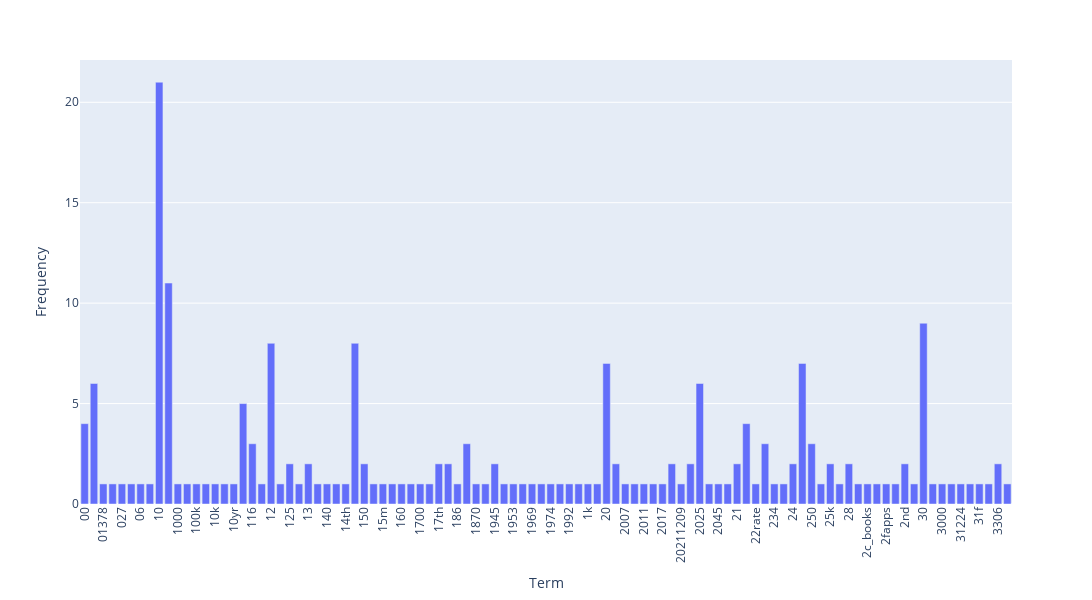

Notebook code for this chart:
### Markdown cell above
### >>> **Exercise 13 (take home):** 
The chart above only contains 300 vocabulary in the documents, and it's already computationally intensive to both compute and visualize. Can you efficiently reduce the number of terms you want to visualize as an exercise.

### Code cell
# Answer here

# we can reduce number of terms by removing frequently appearing tokens that are not as important, which are the stop words.

# new count vectorizer excluding stop words
vectorizer_new = CountVectorizer(stop_words='english')
X_counts_new = vectorizer_new.fit_transform(X.text)
term_frequencies_new = np.asarray(X_counts_new.sum(axis=0))[0]

fig = px.bar(pd.DataFrame({"term": count_vect.get_feature_names_out()[:100], "frequency": term_frequencies[:100]}), 
             x="term", 
             y="frequency",
             labels={"term": "Term", "frequency": "Frequency"})

fig.update_layout(xaxis_tickangle=-90, 
                  width=1200, height=600)

fig.show()

### Figure 1 — Plotly figure (JSON) as saved in the notebook; plotly's stock layout.template omitted (floating-point values rounded to 4 significant figures)
{"data": [{"hovertemplate": "Term=%{x}<br>Frequency=%{y}<extra></extra>", "legendgroup": "", "marker": {"color": "#636efa", "pattern": {"shape": ""}}, "name": "", "orientation": "v", "showlegend": false, "textposition": "auto", "type": "bar", "x": ["00", "000", "01378", "02", "027", "03", "06", "08", "10", "100", "1000", "10000", "100k", "100x", "10k", "10ks", "10yr", "11", "116", "118", "12", "1242", "125", "12855584", "13", "14", "140", "145", "14th", "15", "150", "153", "15m", "16", "160", "17", "1700", "1728", "17th", "18", "186", "18630", "1870", "1934", "1945", "1947", "1953", "1961", "1969", "1973", "1974", "1981", "1992", "1999", "1k", "1m", "20", "200", "2007", "200k", "2011", "2012", "2017", "2021", "20211209", "2024", "2025", "2028", "2045", "208", "21", "22", "22rate", "23", "234", "235", "24", "25", "250", "25bps", "25k", "27", "28", "296895", "2c_books", "2c_wiki_recommendations", "2fapps", "2k", "2nd", "2s", "30", "300", "3000", "31", "31224", "31225", "31f", "33", "3306", "34"], "xaxis": "x", "y": [4, 6, 1, 1, 1, 1, 1, 1, 21, 11, 1, 1, 1, 1, 1, 1, 1, 5, 3, 1, 8, 1, 2, 1, 2, 1, 1, 1, 1, 8, 2, 1, 1, 1, 1, 1, 1, 1, 2, 2, 1, 3, 1, 1, 2, 1, 1, 1, 1, 1, 1, 1, 1, 1, 1, 1, 7, 2, 1, 1, 1, 1, 1, 2, 1, 2, 6, 1, 1, 1, 2, 4, 1, 3, 1, 1, 2, 7, 3, 1, 2, 1, 2, 1, 1, 1, 1, 1, 2, 1, 9, 1, 1, 1, 1, 1, 1, 1, 2, 1], "yaxis": "y"}], "layout": {"barmode": "relative", "height": 600, "legend": {"tracegroupgap": 0}, "margin": {"t": 60}, "width": 1200, "xaxis": {"anchor": "y", "domain": [0, 1], "tickangle": -90, "title": {"text": "Term"}}, "yaxis": {"anchor": "x", "domain": [0, 1], "title": {"text": "Frequency"}}}}
